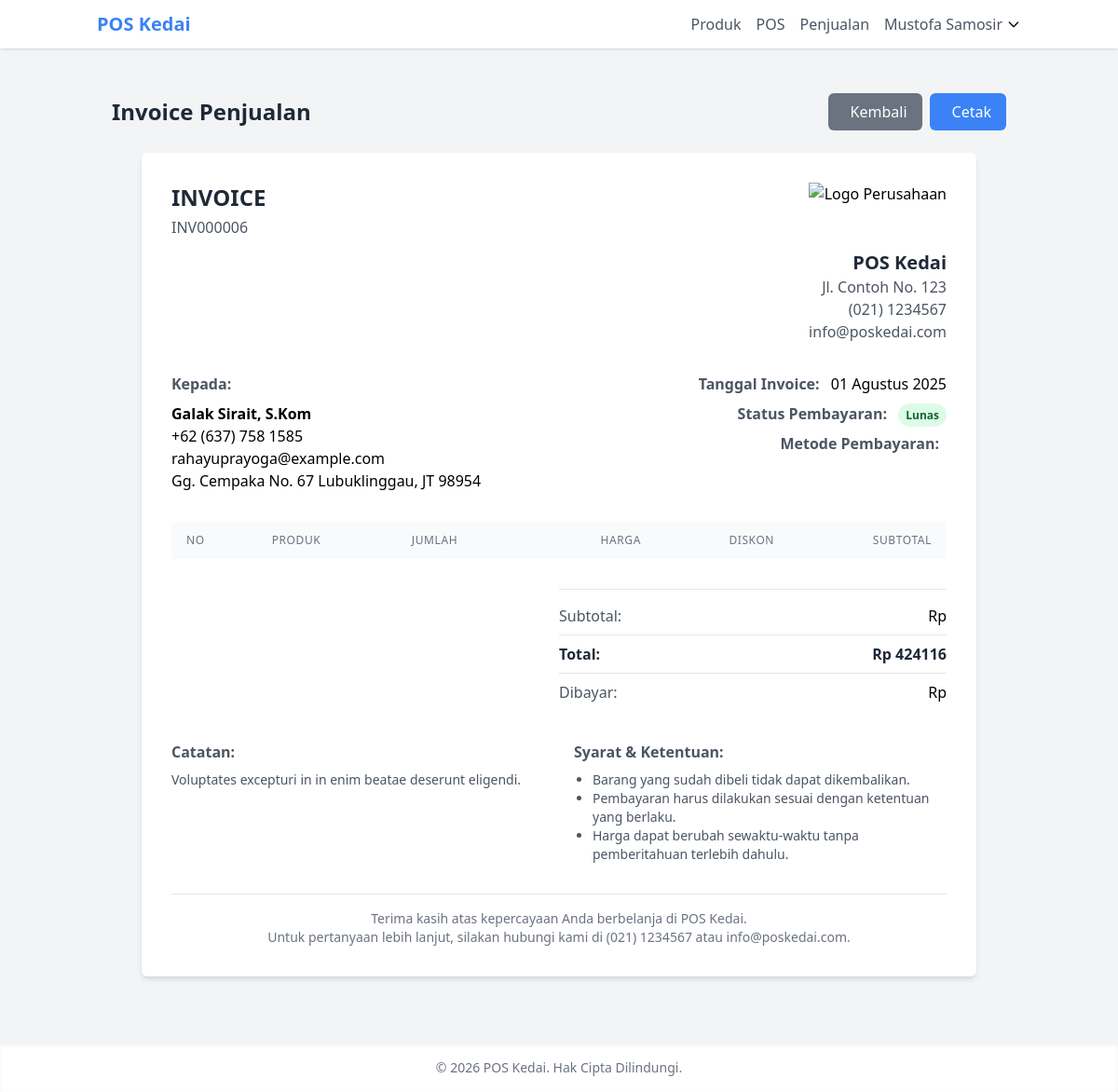
/inventory/sales/6/invoice/ (signed in), run on the app's committed database.
### core/models.py (models this page shows, shortened)
class User(AbstractUser):
    class Role(models.TextChoices):
        ADMIN = 'ADMIN', _('Admin')
        OWNER = 'OWNER', _('Pemilik Toko')
        EMPLOYEE = 'EMPLOYEE', _('Karyawan')
    username = None
    email = models.EmailField(_('alamat email'), unique=True)
    role = models.CharField(
        max_length=10,
        choices=Role.choices,
        default=Role.EMPLOYEE,
        verbose_name=_('peran')
    )
    phone_number = models.CharField(_('nomor telepon'), max_length=15, blank=True)
    address = models.TextField(_('alamat'), blank=True)
    profile_picture = models.ImageField(
        upload_to='profile_pictures/',
        blank=True,
        null=True,
        verbose_name=_('foto profil')
    )
    date_joined = models.DateTimeField(_('tanggal bergabung'), auto_now_add=True)
    last_login = models.DateTimeField(_('terakhir login'), auto_now=True)
    is_active = models.BooleanField(_('aktif'), default=True)
    objects = UserManager()
    USERNAME_FIELD = 'email'
    REQUIRED_FIELDS = []
    class Meta:
        verbose_name = _('pengguna')
        verbose_name_plural = _('pengguna')
    @property
    def is_admin(self):
        return self.role == self.Role.ADMIN
    @property
    def is_owner(self):
        return self.role == self.Role.OWNER

### inventory/models.py (models this page shows, shortened)
class Sale(models.Model):
    invoice_number = models.CharField(_('nomor faktur'), max_length=100, unique=True, default=uuid.uuid4)
    customer = models.ForeignKey(Customer, on_delete=models.SET_NULL, null=True, blank=True, related_name='sales', verbose_name=_('pelanggan'))
    sale_date = models.DateTimeField(_('tanggal penjualan'), default=timezone.now)
    total_amount = models.DecimalField(_('total penjualan'), max_digits=12, decimal_places=2)
    discount = models.DecimalField(_('diskon'), max_digits=10, decimal_places=2, default=0)
    tax = models.DecimalField(_('pajak'), max_digits=10, decimal_places=2, default=0)
    grand_total = models.DecimalField(_('grand total'), max_digits=12, decimal_places=2)
    payment_method = models.CharField(
        _('metode pembayaran'),
        max_length=20,
        choices=[
            ('CASH', _('Tunai')),
            ('CARD', _('Kartu')),
            ('TRANSFER', _('Transfer')),
            ('QRIS', _('QRIS')),
        ],
        default='CASH'
    )
    payment_status = models.CharField(
        _('status pembayaran'),
        max_length=20,
        choices=[
            ('PAID', _('Lunas')),
            ('PARTIAL', _('Sebagian')),
            ('UNPAID', _('Belum Dibayar')),
        ],
        default='PAID'
    )
    notes = models.TextField(_('catatan'), blank=True)
    created_by = models.ForeignKey(settings.AUTH_USER_MODEL, on_delete=models.SET_NULL, null=True, related_name='sales', verbose_name=_('dibuat oleh'))
    created_at = models.DateTimeField(_('dibuat pada'), auto_now_add=True)
    updated_at = models.DateTimeField(_('diperbarui pada'), auto_now=True)
    class Meta:
        verbose_name = _('penjualan')
        verbose_name_plural = _('penjualan')
        ordering = ['-sale_date']

class Customer(models.Model):
    name = models.CharField(_('nama pelanggan'), max_length=255)
    phone = models.CharField(_('telepon'), max_length=20, blank=True)
    email = models.EmailField(_('email'), blank=True)
    address = models.TextField(_('alamat'), blank=True)
    created_at = models.DateTimeField(_('dibuat pada'), auto_now_add=True)
    updated_at = models.DateTimeField(_('diperbarui pada'), auto_now=True)
    class Meta:
        verbose_name = _('pelanggan')
        verbose_name_plural = _('pelanggan')
        ordering = ['name']

### inventory/views.py (the view)
# urls.py: path('sales/<int:pk>/invoice/', views.sale_invoice, name='sale_invoice'),
@login_required
def sale_invoice(request, pk):
    sale = get_object_or_404(Sale, pk=pk)
    items = sale.items.all()
    return render(request, 'inventory/sale_invoice.html', {'sale': sale, 'items': items})

### templates/inventory/sale_invoice.html (shortened to what this page needs)
{% extends 'base/base.html' %}
{% block content %}
<div class="container mx-auto px-4 py-6">
    <div class="flex justify-between items-center mb-6 print:hidden">
        <h1 class="text-2xl font-bold text-gray-800">Invoice Penjualan</h1>
        <div class="flex space-x-2">
            <a href="{% url 'inventory:sale_detail' sale.id %}" class="bg-gray-500 hover:bg-gray-600 text-white py-2 px-4 rounded-md">
                 Kembali
            </a>
            <button onclick="window.print()" class="bg-blue-500 hover:bg-blue-600 text-white py-2 px-4 rounded-md">
                 Cetak
            </button>
        </div>
    </div>
    <div class="bg-white shadow-md rounded-md overflow-hidden mb-6 p-8 max-w-4xl mx-auto">
        <div class="flex justify-between items-start mb-8">
            <div>
                <h2 class="text-2xl font-bold text-gray-800">INVOICE</h2>
                <p class="text-gray-600 mt-1">{{ sale.invoice_number }}</p>
            </div>
            <div class="text-right">
                <img src="{{ company_logo }}" alt="Logo Perusahaan" class="h-16 mb-2">
                <h3 class="text-xl font-bold text-gray-800">{{ company_name|default:"POS Kedai" }}</h3>
                <p class="text-gray-600">{{ company_address|default:"Jl. Contoh No. 123" }}</p>
                <p class="text-gray-600">{{ company_phone|default:"(021) 1234567" }}</p>
                <p class="text-gray-600">{{ company_email|default:"info@poskedai.com" }}</p>
            </div>
        </div>
        <div class="grid grid-cols-2 gap-8 mb-8">
            <div>
                <h4 class="text-gray-600 font-semibold mb-2">Kepada:</h4>
                {% if sale.customer %}
                <p class="font-bold">{{ sale.customer.name }}</p>
                <p>{{ sale.customer.phone }}</p>
                <p>{{ sale.customer.email }}</p>
                <p>{{ sale.customer.address }}</p>
                {% else %}
                <p>Pelanggan Umum</p>
                {% endif %}
            </div>
            <div class="text-right">
                <div class="mb-2">
                    <span class="text-gray-600 font-semibold">Tanggal Invoice:</span>
                    <span class="ml-2">{{ sale.created_at|date:"d F Y" }}</span>
                </div>
                <div class="mb-2">
                    <span class="text-gray-600 font-semibold">Status Pembayaran:</span>
                    <span class="ml-2 px-2 py-1 text-xs font-semibold rounded-full {% if sale.payment_status == 'PAID' %}bg-green-100 text-green-800{% elif sale.payment_status == 'PARTIAL' %}bg-yellow-100 text-yellow-800{% else %}bg-red-100 text-red-800{% endif %}">
                        {% if sale.payment_status == 'PAID' %}Lunas{% elif sale.payment_status == 'PARTIAL' %}Sebagian{% else %}Belum Dibayar{% endif %}
                    </span>
                </div>
                <div class="mb-2">
                    <span class="text-gray-600 font-semibold">Metode Pembayaran:</span>
                </div>
            </div>
        </div>
        <div class="mb-8">
            <table class="min-w-full divide-y divide-gray-200">
                <thead>
                    <tr>
                        <th class="px-4 py-3 bg-gray-50 text-left text-xs font-medium text-gray-500 uppercase tracking-wider">No</th>
                        <th class="px-4 py-3 bg-gray-50 text-left text-xs font-medium text-gray-500 uppercase tracking-wider">Produk</th>
                        <th class="px-4 py-3 bg-gray-50 text-left text-xs font-medium text-gray-500 uppercase tracking-wider">Jumlah</th>
                        <th class="px-4 py-3 bg-gray-50 text-right text-xs font-medium text-gray-500 uppercase tracking-wider">Harga</th>
                        <th class="px-4 py-3 bg-gray-50 text-right text-xs font-medium text-gray-500 uppercase tracking-wider">Diskon</th>
                        <th class="px-4 py-3 bg-gray-50 text-right text-xs font-medium text-gray-500 uppercase tracking-wider">Subtotal</th>
                    </tr>
                </thead>
            </table>
        </div>
        <div class="flex justify-end mb-8">
            <div class="w-full md:w-1/2">
                <div class="border-t pt-4">
                    <div class="flex justify-between mb-2">
                        <span class="font-medium text-gray-600">Subtotal:</span>
                        <span>Rp {{ sale.subtotal|floatformat:0 }}</span>
                    </div>
                    <div class="flex justify-between mb-2 border-t border-b py-2">
                        <span class="font-bold text-gray-800">Total:</span>
                        <span class="font-bold text-gray-800">Rp {{ sale.total_amount|floatformat:0 }}</span>
                    </div>
                    <div class="flex justify-between mb-2">
                        <span class="font-medium text-gray-600">Dibayar:</span>
                        <span>Rp {{ sale.amount_paid|floatformat:0 }}</span>
                    </div>
                </div>
            </div>
        </div>
        <div class="grid grid-cols-1 md:grid-cols-2 gap-8 mb-8">
            <div>
                {% if sale.notes %}
                <h4 class="text-gray-600 font-semibold mb-2">Catatan:</h4>
                <p class="text-sm text-gray-600">{{ sale.notes }}</p>
                {% endif %}
            </div>
            <div>
                <h4 class="text-gray-600 font-semibold mb-2">Syarat & Ketentuan:</h4>
                <ul class="text-sm text-gray-600 list-disc pl-5">
                    <li>Barang yang sudah dibeli tidak dapat dikembalikan.</li>
                    <li>Pembayaran harus dilakukan sesuai dengan ketentuan yang berlaku.</li>
                    <li>Harga dapat berubah sewaktu-waktu tanpa pemberitahuan terlebih dahulu.</li>
                </ul>
            </div>
        </div>
        <div class="text-center text-sm text-gray-500 border-t pt-4">
            <p>Terima kasih atas kepercayaan Anda berbelanja di {{ company_name|default:"POS Kedai" }}.</p>
            <p>Untuk pertanyaan lebih lanjut, silakan hubungi kami di {{ company_phone|default:"(021) 1234567" }} atau {{ company_email|default:"info@poskedai.com" }}.</p>
        </div>
    </div>
</div>
{% endblock %}

### templates/base/base.html (shortened to what this page needs)
<!DOCTYPE html>
<html lang="id">
<head>
    <script src="https://cdn.tailwindcss.com"></script>
</head>
<body class="bg-gray-100 min-h-screen flex flex-col">
    <header class="bg-white shadow">
        <nav class="container mx-auto px-4 py-3 flex justify-between items-center">
            <div class="flex items-center space-x-4">
                <a href="{% url 'dashboard' %}" class="text-xl font-bold text-primary">POS Kedai</a>
            </div>
            <div class="hidden md:flex items-center space-x-4">
                {% if user.is_authenticated %}
                    <a href="{% url 'inventory:product_list' %}" class="text-gray-600 hover:text-primary">Produk</a>
                    <a href="{% url 'inventory:pos' %}" class="text-gray-600 hover:text-primary">POS</a>
                    <a href="{% url 'inventory:sale_list' %}" class="text-gray-600 hover:text-primary">Penjualan</a>
                    <div class="relative" x-data="{ open: false }">
                        <button @click="open = !open" class="flex items-center space-x-1 focus:outline-none">
                            <span class="text-gray-600">{{ user.get_full_name|default:user.email }}</span>
                            <svg class="w-4 h-4" fill="none" stroke="currentColor" viewBox="0 0 24 24" xmlns="http://www.w3.org/2000/svg">
                                <path stroke-linecap="round" stroke-linejoin="round" stroke-width="2" d="M19 9l-7 7-7-7"></path>
                            </svg>
                        </button>
                    </div>
                {% else %}
                    <a href="{% url 'login' %}" class="text-gray-600 hover:text-primary">Login</a>
                {% endif %}
            </div>
        </nav>
    </header>
    <main class="flex-grow container mx-auto px-4 py-6">
        {% block content %}{% endblock %}
    </main>
    <footer class="bg-white shadow-inner py-4">
        <div class="container mx-auto px-4 text-center text-gray-500 text-sm">
            &copy; {% now "Y" %} POS Kedai. Hak Cipta Dilindungi.
        </div>
    </footer>
</body>
</html>

### templates/inventory/sale_invoice.html (style rules this page uses)
body { background-color: white; font-size: 12pt; }
.container { width: 100%; max-width: 100%; padding: 0; }
.shadow-md { box-shadow: none !important; }
.print\:hidden { display: none !important; }

### data on the page
User: get_full_name "Mustofa Samosir"
Sale: invoice_number "INV000006", customer.name "Galak Sirait, S.Kom", customer.phone "+62 (637) 758 1585", customer.email "rahayuprayoga@example.com", customer.address "Gg. Cempaka No. 67 Lubuklinggau, JT 98954", created_at "01 Agustus 2025", total_amount "424116", notes "Voluptates excepturi in in enim beatae deserunt eligendi."

### other printed values
{{ company_name|default:"POS Kedai" }} "POS Kedai"
{{ company_address|default:"Jl. Contoh No. 123" }} "Jl. Contoh No. 123"
{{ company_phone|default:"(021) 1234567" }} "(021) 1234567"
{{ company_email|default:"info@poskedai.com" }} "info@poskedai.com"
